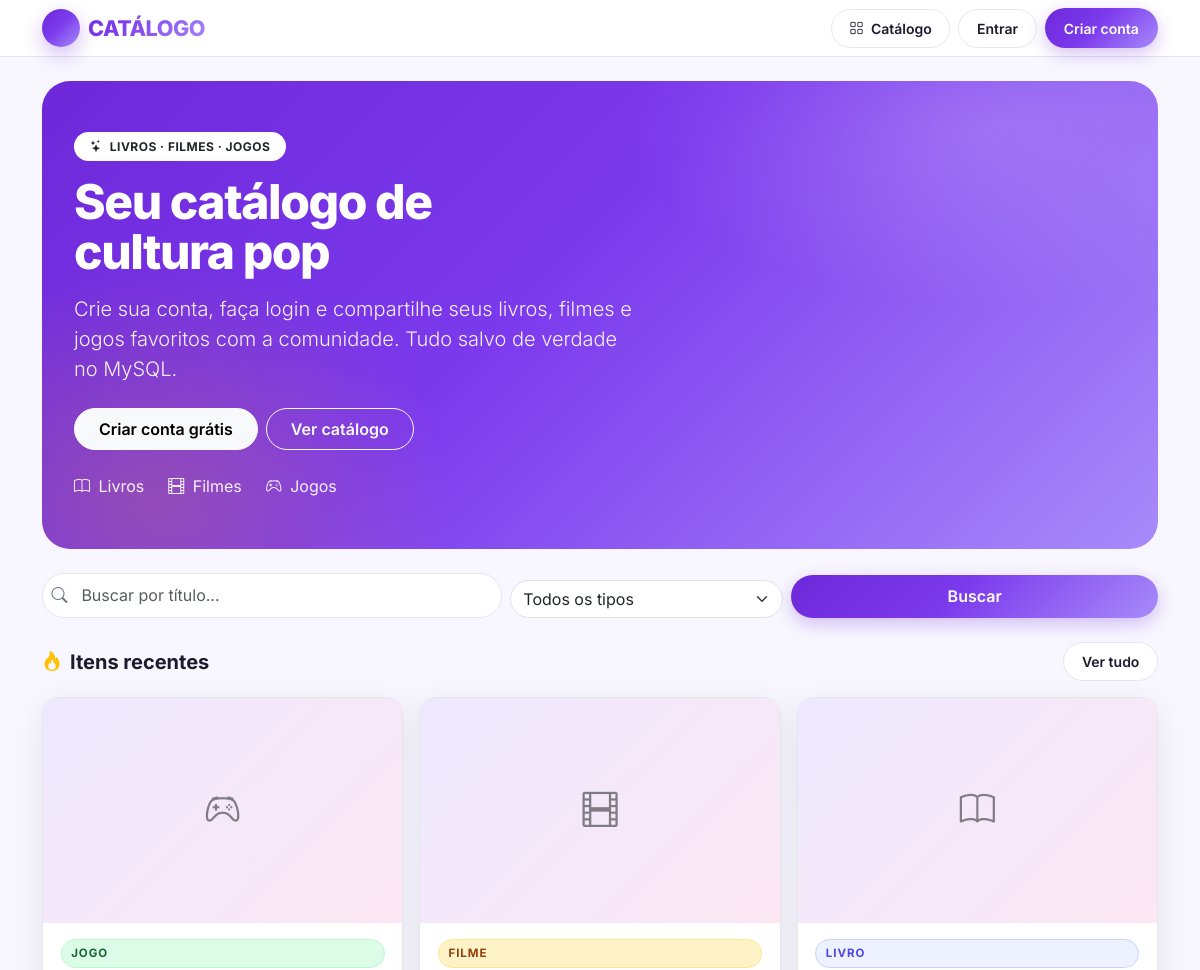
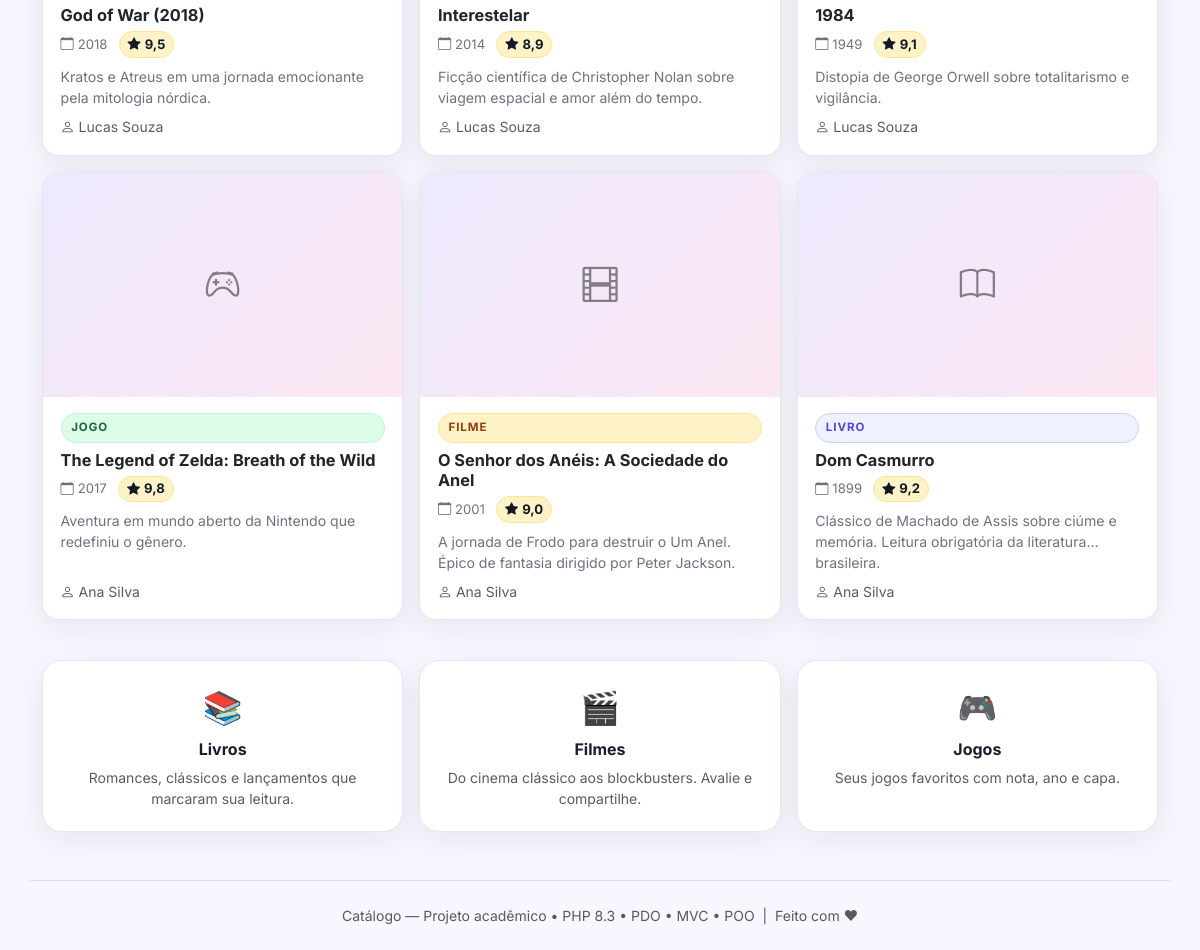
The page / on the database its author committed (2 pictures, top to bottom).
### tables this page shows
CREATE TABLE IF NOT EXISTS itens (
    id          INT AUTO_INCREMENT PRIMARY KEY,
    usuario_id  INT NOT NULL,
    titulo      VARCHAR(190) NOT NULL,
    tipo        ENUM('livro','filme','jogo') NOT NULL,
    descricao   TEXT NOT NULL,
    ano         SMALLINT UNSIGNED NOT NULL,
    nota        DECIMAL(3,1) NOT NULL,
    imagem      VARCHAR(255) DEFAULT NULL,
    criado_em   DATETIME NOT NULL DEFAULT CURRENT_TIMESTAMP,
    CONSTRAINT fk_itens_usuario
        FOREIGN KEY (usuario_id) REFERENCES usuarios(id)
        ON DELETE CASCADE
        ON UPDATE CASCADE,
    INDEX idx_tipo (tipo),
    INDEX idx_titulo (titulo),
    INDEX idx_usuario (usuario_id),
    INDEX idx_criado (criado_em)
);

CREATE TABLE IF NOT EXISTS usuarios (
    id         INT AUTO_INCREMENT PRIMARY KEY,
    nome       VARCHAR(120) NOT NULL,
    email      VARCHAR(190) NOT NULL UNIQUE,
    senha      VARCHAR(255) NOT NULL,
    criado_em  DATETIME NOT NULL DEFAULT CURRENT_TIMESTAMP
);

### Model/Conexao.php (called while the page is built, shortened)
<?php
class Conexao
{
    private static ?PDO $instancia = null;
    public static function obterInstancia(): PDO
    {
        if (self::$instancia === null) {
            try {
                $dsn = "mysql:host=" . DB_HOST
                     . ";port=" . DB_PORT
                     . ";dbname=" . DB_NAME
                     . ";charset=utf8mb4";
                self::$instancia = new PDO($dsn, DB_USER, DB_PASSWORD, [
                    PDO::ATTR_ERRMODE            => PDO::ERRMODE_EXCEPTION,
                    PDO::ATTR_DEFAULT_FETCH_MODE => PDO::FETCH_ASSOC,
                    PDO::ATTR_EMULATE_PREPARES   => false,
                ]);
            } catch (PDOException $erro) {
                die("Erro ao conectar ao banco de dados: " . $erro->getMessage());
            }
        }
        return self::$instancia;
    }
}

### Controller/UsuarioController.php (called while the page is built, shortened)
<?php
class UsuarioController
{
    public function estaLogado(): bool
    {
        return isset($_SESSION["id_usuario"]);
    }
}

### Controller/ItemController.php (called while the page is built, shortened)
<?php
class ItemController
{
    private Item $itemModel;
    public function __construct()
    {
        $this->itemModel = new Item();
    }
    public function listarRecentes(int $limite = 6): array
    {
        return $this->itemModel->listarItens(null, null, null, $limite);
    }
}

### Model/Item.php (called while the page is built, shortened)
<?php
class Item
{
    private PDO $db;
    public function __construct()
    {
        $this->db = Conexao::obterInstancia();
    }
    public function listarItens(
        ?string $tipo = null,
        ?string $busca = null,
        ?int $idUsuario = null,
        int $limite = 0
    ): array {
        try {
            $sql = "SELECT i.id,
                           i.titulo,
                           i.tipo,
                           i.descricao,
                           i.ano,
                           i.nota,
                           i.imagem,
                           i.criado_em,
                           i.usuario_id,
                           u.nome AS nome_usuario
                    FROM itens i
                    INNER JOIN usuarios u ON u.id = i.usuario_id
                    WHERE 1 = 1";
            $parametros = [];
            $sql .= " ORDER BY i.criado_em DESC, i.id DESC";
            if ($limite > 0) {
                $sql .= " LIMIT " . (int) $limite;
            }
            $stmt = $this->db->prepare($sql);
            $stmt->execute();
            return $stmt->fetchAll();
        } catch (PDOException $erro) {
            error_log("Erro ao listar itens: " . $erro->getMessage());
            return [];
        }
    }
}

### index.php (the view, shortened to what this page needs)
<?php
$usuarioController = new UsuarioController();
$itemController    = new ItemController();
$estaLogado  = $usuarioController->estaLogado();
$busca = isset($_GET["busca"]) ? trim($_GET["busca"]) : null;
$itensRecentes = $itemController->listarRecentes(6);
function escapar(string $valor): string {
    return htmlspecialchars($valor, ENT_QUOTES, "UTF-8");
}
function iconeTipo(string $tipo): string {
    return match ($tipo) {
        "livro" => "bi-book",
        "filme" => "bi-film",
        "jogo"  => "bi-controller",
        default => "bi-tag"
    };
}
function classeBadge(string $tipo): string {
    return match ($tipo) {
        "livro" => "badge-livro",
        "filme" => "badge-filme",
        "jogo"  => "badge-jogo",
        default => "badge-livro"
    };
}
?>
<!DOCTYPE html>
<html lang="pt-BR">
<head>
    <link href="https://cdn.jsdelivr.net/npm/bootstrap@5.3.3/dist/css/bootstrap.min.css" rel="stylesheet">
    <link href="https://cdn.jsdelivr.net/npm/bootstrap-icons@1.11.3/font/bootstrap-icons.min.css" rel="stylesheet">
    <link rel="stylesheet" href="templates/css/global.css">
</head>
<body>
<nav class="navbar-catalogo">
    <div class="container py-2 d-flex align-items-center justify-content-between gap-3 flex-wrap">
        <a href="index.php" class="brand d-flex align-items-center gap-2 text-decoration-none">
            <span class="logo-circle" style="width:38px;height:38px;font-size:1.1rem"><i class="bi bi-collection-play"></i></span>
            CATÁLOGO
        </a>
        <div class="d-flex align-items-center gap-2 flex-wrap">
            <a href="View/catalog.php" class="btn btn-contorno btn-sm"><i class="bi bi-grid me-1"></i> Catálogo</a>
            <?php if ($estaLogado): ?>
                <a href="View/meus-itens.php" class="btn btn-contorno btn-sm"><i class="bi bi-person me-1"></i> Meus itens</a>
                <a href="View/create.php" class="btn btn-primario btn-sm"><i class="bi bi-plus-lg me-1"></i> Cadastrar</a>
                <a href="View/logout.php" class="btn btn-contorno btn-sm">Sair</a>
            <?php else: ?>
                <a href="View/login.php" class="btn btn-contorno btn-sm">Entrar</a>
                <a href="View/register.php" class="btn btn-primario btn-sm">Criar conta</a>
            <?php endif; ?>
        </div>
    </div>
</nav>
<main class="container py-4">
    <section class="hero mb-4">
        <div style="position:relative;z-index:1">
            <span class="badge bg-white text-dark rounded-pill px-3 py-2 mb-3" style="font-weight:700;letter-spacing:.04em">
                <i class="bi bi-stars me-1"></i> LIVROS · FILMES · JOGOS
            </span>
            <h1 class="display-5 mb-3">Seu catálogo de<br>cultura pop</h1>
            <p class="lead mb-4">Crie sua conta, faça login e compartilhe seus livros, filmes e jogos favoritos com a comunidade. Tudo salvo de verdade no MySQL.</p>
            <div class="d-flex gap-2 flex-wrap">
                <?php if ($estaLogado): ?>
                    <a href="View/catalog.php" class="btn btn-light rounded-pill px-4 py-2 fw-semibold">Explorar catálogo</a>
                    <a href="View/create.php" class="btn btn-outline-light rounded-pill px-4 py-2 fw-semibold">Cadastrar item</a>
                <?php else: ?>
                    <a href="View/register.php" class="btn btn-light rounded-pill px-4 py-2 fw-semibold">Criar conta grátis</a>
                    <a href="View/catalog.php" class="btn btn-outline-light rounded-pill px-4 py-2 fw-semibold">Ver catálogo</a>
                <?php endif; ?>
            </div>
            <div class="d-flex gap-4 mt-4 flex-wrap" style="opacity:.92">
                <span><i class="bi bi-book me-1"></i> Livros</span>
                <span><i class="bi bi-film me-1"></i> Filmes</span>
                <span><i class="bi bi-controller me-1"></i> Jogos</span>
            </div>
        </div>
    </section>
    <section class="mb-4">
        <form method="GET" action="index.php" class="row g-2 align-items-end">
            <div class="col-md-5 busca-wrap">
                <i class="bi bi-search"></i>
                <input type="text" name="busca" value="<?= escapar($busca ?? "") ?>" class="form-control busca-input" placeholder="Buscar por título...">
            </div>
            <div class="col-md-3">
                <select name="tipo" class="form-select" style="border-radius:999px">
                    <option value="">Todos os tipos</option>
                </select>
            </div>
            <div class="col-md-4 d-flex gap-2">
                <button type="submit" class="btn btn-primario flex-grow-1">Buscar</button>
            </div>
        </form>
    </section>
    <section>
        <div class="d-flex align-items-center justify-content-between mb-3">
            <h2 class="h5 fw-bold m-0"><i class="bi bi-fire me-2 text-warning"></i>Itens recentes</h2>
            <a href="View/catalog.php" class="btn btn-contorno btn-sm">Ver tudo</a>
        </div>
        <?php if (empty($itensRecentes)): ?>
            <div class="info-box text-center py-5">
                <p class="text-muted mb-3">Nenhum item cadastrado ainda.</p>
                <?php if ($estaLogado): ?>
                    <a href="View/create.php" class="btn btn-primario">Cadastrar primeiro item</a>
                <?php else: ?>
                    <a href="View/register.php" class="btn btn-primario">Crie sua conta e cadastre</a>
                <?php endif; ?>
            </div>
        <?php else: ?>
            <div class="row g-3">
                <?php foreach ($itensRecentes as $item): ?>
                    <div class="col-12 col-sm-6 col-lg-4">
                        <a href="View/item.php?id=<?= (int)$item["id"] ?>" class="text-decoration-none text-dark">
                            <div class="card-catalogo">
                                <div class="capa-wrap">
                                    <?php if (!empty($item["imagem"])): ?>
                                        <img src="storage/uploads/capas/<?= escapar($item["imagem"]) ?>" alt="<?= escapar($item["titulo"]) ?>">
                                    <?php else: ?>
                                        <span class="capa-placeholder"><i class="bi <?= iconeTipo($item["tipo"]) ?>"></i></span>
                                    <?php endif; ?>
                                </div>
                                <div class="card-body-catalogo">
                                    <span class="badge-tipo <?= classeBadge($item["tipo"]) ?>"><?= escapar($item["tipo"]) ?></span>
                                    <h3 class="card-titulo"><?= escapar($item["titulo"]) ?></h3>
                                    <div class="meta mb-2">
                                        <span><i class="bi bi-calendar me-1"></i><?= (int)$item["ano"] ?></span>
                                        <span class="nota"><i class="bi bi-star-fill me-1"></i><?= number_format((float)$item["nota"],1,",",".") ?></span>
                                    </div>
                                    <p class="card-desc mb-0"><?= escapar(mb_strimwidth($item["descricao"],0,110,"...")) ?></p>
                                    <small class="text-muted mt-2 d-block"><i class="bi bi-person me-1"></i><?= escapar($item["nome_usuario"]) ?></small>
                                </div>
                            </div>
                        </a>
                    </div>
                <?php endforeach; ?>
            </div>
        <?php endif; ?>
    </section>
    <section class="row g-3 mt-4">
        <div class="col-md-4">
            <div class="info-box h-100 text-center">
                <div class="fs-2 mb-2">📚</div>
                <h3 class="h6 fw-bold">Livros</h3>
                <p class="text-muted small mb-0">Romances, clássicos e lançamentos que marcaram sua leitura.</p>
            </div>
        </div>
        <div class="col-md-4">
            <div class="info-box h-100 text-center">
                <div class="fs-2 mb-2">🎬</div>
                <h3 class="h6 fw-bold">Filmes</h3>
                <p class="text-muted small mb-0">Do cinema clássico aos blockbusters. Avalie e compartilhe.</p>
            </div>
        </div>
        <div class="col-md-4">
            <div class="info-box h-100 text-center">
                <div class="fs-2 mb-2">🎮</div>
                <h3 class="h6 fw-bold">Jogos</h3>
                <p class="text-muted small mb-0">Seus jogos favoritos com nota, ano e capa.</p>
            </div>
        </div>
    </section>
</main>
<footer class="container py-4 mt-4 text-center text-muted small border-top">
    Catálogo — Projeto acadêmico • PHP 8.3 • PDO • MVC • POO &nbsp;|&nbsp; Feito com ♥
</footer>
</body>
</html>

### templates/css/global.css (style rules this page uses)
:root { --roxo:#6d28d9; --roxo-esc:#4c1d95; --laranja:#f59e0b; --bg:#f8f7ff; --texto:#1e1b2e; --muted:#6b7280; --borda:#e5e7eb; --card:#ffffff; --radius:16px; --sombra:0 8px 32px rgba(30,27,46,.08); --grad:linear-gradient(135deg,#6d28d9 0%,#7c3aed 45%,#a78bfa 100%); --grad-esc:linear-gradient(135deg,#4c1d95 0%,#6d28d9 100%); }
* { box-sizing:border-box }
html,body { height:100% }
body { font-family:'Inter',system-ui,-apple-system,Segoe UI,Roboto,Helvetica,Arial,sans-serif; background:var(--bg); color:var(--texto); margin:0; -webkit-font-smoothing:antialiased; }
a { color:var(--roxo);text-decoration:none }
.navbar-catalogo { background:rgba(255,255,255,.92); backdrop-filter:blur(10px); border-bottom:1px solid var(--borda); position:sticky;top:0;z-index:100; }
.navbar-catalogo .brand { font-weight:800;letter-spacing:-.02em;font-size:1.35rem; background:var(--grad);-webkit-background-clip:text; -webkit-text-fill-color:transparent;background-clip:text; }
.btn-primario { background:var(--grad);color:#fff;border:0; border-radius:999px;padding:.6rem 1.2rem;font-weight:600; box-shadow:0 6px 18px rgba(109,40,217,.28); transition:transform .15s,box-shadow .15s,opacity .15s; }
.btn-contorno { background:#fff;border:1px solid var(--borda);border-radius:999px; padding:.5rem 1.1rem;font-weight:600;color:var(--texto); }
.hero { background:var(--grad); color:#fff; border-radius:28px; padding:3.2rem 2rem; position:relative; overflow:hidden; }
.hero::after { content:"";position:absolute;inset:0; background:radial-gradient(600px 300px at 85% 10%, rgba(255,255,255,.18), transparent 60%), radial-gradient(500px 400px at 10% 90%, rgba(245,158,11,.22), transparent 60%); pointer-events:none; }
.hero h1 { font-weight:800;letter-spacing:-.03em;line-height:1.05 }
.hero p { opacity:.92;max-width:560px }
.badge-tipo { font-size:.72rem;letter-spacing:.08em;text-transform:uppercase; font-weight:700;padding:.32rem .6rem;border-radius:999px; }
.badge-livro { background:#eef2ff;color:#4f46e5;border:1px solid #c7d2fe }
.badge-filme { background:#fef3c7;color:#92400e;border:1px solid #fde68a }
.badge-jogo { background:#dcfce7;color:#166534;border:1px solid #bbf7d0 }
.card-catalogo { background:var(--card);border:1px solid var(--borda); border-radius:var(--radius);overflow:hidden; box-shadow:var(--sombra); transition:transform .18s,box-shadow .18s,border-color .18s; height:100%;display:flex;flex-direction:column; }
.capa-wrap { aspect-ratio:16/10;background:linear-gradient(135deg,#ede9fe,#fce7f3); display:flex;align-items:center;justify-content:center; overflow:hidden;position:relative; }
.capa-placeholder { font-size:2.2rem;opacity:.55 }
.card-body-catalogo { padding:1rem 1.1rem 1.1rem;flex:1;display:flex;flex-direction:column }
.card-titulo { font-weight:700;line-height:1.25;margin:.45rem 0 .35rem;font-size:1.02rem;display:-webkit-box;-webkit-line-clamp:2;-webkit-box-orient:vertical;overflow:hidden }
.card-desc { color:var(--muted);font-size:.88rem;line-height:1.5;display:-webkit-box;-webkit-line-clamp:2;-webkit-box-orient:vertical;overflow:hidden;flex:1 }
.meta { font-size:.82rem;color:var(--muted);display:flex;gap:.7rem;align-items:center;flex-wrap:wrap }
.meta .nota { font-weight:700;color:#111827;background:#fef3c7;border:1px solid #fde68a;border-radius:999px;padding:.15rem .5rem }
.busca-input { border-radius:999px;padding:.6rem 1rem .6rem 2.4rem;border:1px solid var(--borda);background:#fff }
.busca-wrap { position:relative }
.busca-wrap i { position:absolute;left:.85rem;top:50%;transform:translateY(-50%);color:var(--muted) }
.info-box { background:#fff;border:1px solid var(--borda);border-radius:20px;padding:1.4rem;box-shadow:var(--sombra) }
.logo-circle { width:52px;height:52px;border-radius:50%;display:flex;align-items:center;justify-content:center;background:var(--grad);color:#fff;box-shadow:0 8px 20px rgba(109,40,217,.3) }

### rows shown on the page
itens: tipo "JOGO", titulo "God of War (2018)", ano "2018", nota "9,5", descricao "Kratos e Atreus em uma jornada emocionante pela mitologia nórdica.", usuario.nome "Lucas Souza"
itens: tipo "FILME", titulo "Interestelar", ano "2014", nota "8,9", descricao "Ficção científica de Christopher Nolan sobre viagem espacial e amor além do tempo.", usuario.nome "Lucas Souza"
itens: tipo "LIVRO", titulo "1984", ano "1949", nota "9,1", descricao "Distopia de George Orwell sobre totalitarismo e vigilância.", usuario.nome "Lucas Souza"
itens: tipo "JOGO", titulo "The Legend of Zelda: Breath of the Wild", ano "2017", nota "9,8", descricao "Aventura em mundo aberto da Nintendo que redefiniu o gênero.", usuario.nome "Ana Silva"
itens: tipo "FILME", titulo "O Senhor dos Anéis: A Sociedade do Anel", ano "2001", nota "9,0", descricao "A jornada de Frodo para destruir o Um Anel. Épico de fantasia dirigido por Peter Jackson.", usuario.nome "Ana Silva"
itens: tipo "LIVRO", titulo "Dom Casmurro", ano "1899", nota "9,2", descricao "Clássico de Machado de Assis sobre ciúme e memória. Leitura obrigatória da literatura brasileira.", usuario.nome "Ana Silva"
